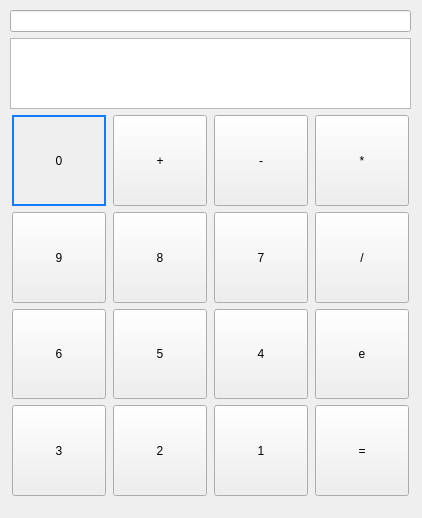
<?xml version="1.0" encoding="UTF-8"?>
<ui version="4.0">
 <class>MainWindow</class>
 <widget class="QMainWindow" name="MainWindow">
  <property name="geometry">
   <rect>
    <x>0</x>
    <y>0</y>
    <width>422</width>
    <height>518</height>
   </rect>
  </property>
  <property name="windowTitle">
   <string>MainWindow</string>
  </property>
  <widget class="QWidget" name="centralwidget">
   <widget class="QWidget" name="">
    <property name="geometry">
     <rect>
      <x>10</x>
      <y>10</y>
      <width>401</width>
      <height>99</height>
     </rect>
    </property>
    <layout class="QVBoxLayout" name="verticalLayout">
     <item>
      <widget class="QLineEdit" name="lineEdit"/>
     </item>
     <item>
      <widget class="QTextEdit" name="textEdit">
       <property name="enabled">
        <bool>true</bool>
       </property>
      </widget>
     </item>
    </layout>
   </widget>
   <widget class="QWidget" name="">
    <property name="geometry">
     <rect>
      <x>11</x>
      <y>115</y>
      <width>401</width>
      <height>381</height>
     </rect>
    </property>
    <layout class="QGridLayout" name="gridLayout_6">
     <property name="topMargin">
      <number>0</number>
     </property>
     <item row="0" column="1">
      <widget class="QPushButton" name="plus">
       <property name="sizePolicy">
        <sizepolicy hsizetype="Minimum" vsizetype="Preferred">
         <horstretch>0</horstretch>
         <verstretch>0</verstretch>
        </sizepolicy>
       </property>
       <property name="minimumSize">
        <size>
         <width>94</width>
         <height>0</height>
        </size>
       </property>
       <property name="maximumSize">
        <size>
         <width>94</width>
         <height>16777215</height>
        </size>
       </property>
       <property name="text">
        <string>+</string>
       </property>
      </widget>
     </item>
     <item row="1" column="0">
      <widget class="QPushButton" name="nine">
       <property name="sizePolicy">
        <sizepolicy hsizetype="Minimum" vsizetype="Preferred">
         <horstretch>0</horstretch>
         <verstretch>0</verstretch>
        </sizepolicy>
       </property>
       <property name="text">
        <string>9</string>
       </property>
      </widget>
     </item>
     <item row="1" column="2">
      <widget class="QPushButton" name="seven">
       <property name="sizePolicy">
        <sizepolicy hsizetype="Minimum" vsizetype="Preferred">
         <horstretch>0</horstretch>
         <verstretch>0</verstretch>
        </sizepolicy>
       </property>
       <property name="text">
        <string>7</string>
       </property>
      </widget>
     </item>
     <item row="3" column="1">
      <widget class="QPushButton" name="two">
       <property name="sizePolicy">
        <sizepolicy hsizetype="Minimum" vsizetype="Preferred">
         <horstretch>0</horstretch>
         <verstretch>0</verstretch>
        </sizepolicy>
       </property>
       <property name="minimumSize">
        <size>
         <width>94</width>
         <height>0</height>
        </size>
       </property>
       <property name="maximumSize">
        <size>
         <width>94</width>
         <height>16777215</height>
        </size>
       </property>
       <property name="text">
        <string>2</string>
       </property>
      </widget>
     </item>
     <item row="2" column="1">
      <widget class="QPushButton" name="five">
       <property name="sizePolicy">
        <sizepolicy hsizetype="Minimum" vsizetype="Preferred">
         <horstretch>0</horstretch>
         <verstretch>0</verstretch>
        </sizepolicy>
       </property>
       <property name="text">
        <string>5</string>
       </property>
      </widget>
     </item>
     <item row="0" column="2">
      <widget class="QPushButton" name="minus">
       <property name="sizePolicy">
        <sizepolicy hsizetype="Minimum" vsizetype="Preferred">
         <horstretch>0</horstretch>
         <verstretch>0</verstretch>
        </sizepolicy>
       </property>
       <property name="minimumSize">
        <size>
         <width>94</width>
         <height>0</height>
        </size>
       </property>
       <property name="maximumSize">
        <size>
         <width>94</width>
         <height>16777215</height>
        </size>
       </property>
       <property name="text">
        <string>-</string>
       </property>
      </widget>
     </item>
     <item row="0" column="0">
      <widget class="QPushButton" name="zero">
       <property name="sizePolicy">
        <sizepolicy hsizetype="Minimum" vsizetype="Preferred">
         <horstretch>0</horstretch>
         <verstretch>0</verstretch>
        </sizepolicy>
       </property>
       <property name="styleSheet">
        <string notr="true">QPushButton{
border:2px solid rgb(16, 124, 255);
}</string>
       </property>
       <property name="text">
        <string>0</string>
       </property>
      </widget>
     </item>
     <item row="2" column="2">
      <widget class="QPushButton" name="four">
       <property name="sizePolicy">
        <sizepolicy hsizetype="Minimum" vsizetype="Preferred">
         <horstretch>0</horstretch>
         <verstretch>0</verstretch>
        </sizepolicy>
       </property>
       <property name="text">
        <string>4</string>
       </property>
      </widget>
     </item>
     <item row="1" column="1">
      <widget class="QPushButton" name="eight">
       <property name="sizePolicy">
        <sizepolicy hsizetype="Minimum" vsizetype="Preferred">
         <horstretch>0</horstretch>
         <verstretch>0</verstretch>
        </sizepolicy>
       </property>
       <property name="text">
        <string>8</string>
       </property>
      </widget>
     </item>
     <item row="2" column="0">
      <widget class="QPushButton" name="six">
       <property name="sizePolicy">
        <sizepolicy hsizetype="Minimum" vsizetype="Preferred">
         <horstretch>0</horstretch>
         <verstretch>0</verstretch>
        </sizepolicy>
       </property>
       <property name="text">
        <string>6</string>
       </property>
      </widget>
     </item>
     <item row="3" column="2">
      <widget class="QPushButton" name="one">
       <property name="sizePolicy">
        <sizepolicy hsizetype="Minimum" vsizetype="Preferred">
         <horstretch>0</horstretch>
         <verstretch>0</verstretch>
        </sizepolicy>
       </property>
       <property name="text">
        <string>1</string>
       </property>
      </widget>
     </item>
     <item row="3" column="0">
      <widget class="QPushButton" name="three">
       <property name="sizePolicy">
        <sizepolicy hsizetype="Minimum" vsizetype="Preferred">
         <horstretch>0</horstretch>
         <verstretch>0</verstretch>
        </sizepolicy>
       </property>
       <property name="minimumSize">
        <size>
         <width>94</width>
         <height>0</height>
        </size>
       </property>
       <property name="maximumSize">
        <size>
         <width>94</width>
         <height>16777215</height>
        </size>
       </property>
       <property name="text">
        <string>3</string>
       </property>
      </widget>
     </item>
     <item row="0" column="3">
      <widget class="QPushButton" name="multiply">
       <property name="sizePolicy">
        <sizepolicy hsizetype="Minimum" vsizetype="Preferred">
         <horstretch>0</horstretch>
         <verstretch>0</verstretch>
        </sizepolicy>
       </property>
       <property name="minimumSize">
        <size>
         <width>94</width>
         <height>0</height>
        </size>
       </property>
       <property name="maximumSize">
        <size>
         <width>94</width>
         <height>16777215</height>
        </size>
       </property>
       <property name="text">
        <string>*</string>
       </property>
      </widget>
     </item>
     <item row="1" column="3">
      <widget class="QPushButton" name="divide">
       <property name="sizePolicy">
        <sizepolicy hsizetype="Minimum" vsizetype="Preferred">
         <horstretch>0</horstretch>
         <verstretch>0</verstretch>
        </sizepolicy>
       </property>
       <property name="minimumSize">
        <size>
         <width>94</width>
         <height>0</height>
        </size>
       </property>
       <property name="maximumSize">
        <size>
         <width>94</width>
         <height>16777215</height>
        </size>
       </property>
       <property name="text">
        <string>/</string>
       </property>
      </widget>
     </item>
     <item row="2" column="3">
      <widget class="QPushButton" name="exponent">
       <property name="sizePolicy">
        <sizepolicy hsizetype="Minimum" vsizetype="Preferred">
         <horstretch>0</horstretch>
         <verstretch>0</verstretch>
        </sizepolicy>
       </property>
       <property name="minimumSize">
        <size>
         <width>94</width>
         <height>0</height>
        </size>
       </property>
       <property name="maximumSize">
        <size>
         <width>94</width>
         <height>16777215</height>
        </size>
       </property>
       <property name="text">
        <string>e</string>
       </property>
      </widget>
     </item>
     <item row="3" column="3">
      <widget class="QPushButton" name="output">
       <property name="sizePolicy">
        <sizepolicy hsizetype="Minimum" vsizetype="Preferred">
         <horstretch>0</horstretch>
         <verstretch>0</verstretch>
        </sizepolicy>
       </property>
       <property name="minimumSize">
        <size>
         <width>94</width>
         <height>0</height>
        </size>
       </property>
       <property name="maximumSize">
        <size>
         <width>94</width>
         <height>16777215</height>
        </size>
       </property>
       <property name="text">
        <string>=</string>
       </property>
      </widget>
     </item>
    </layout>
   </widget>
  </widget>
  <widget class="QMenuBar" name="menubar">
   <property name="geometry">
    <rect>
     <x>0</x>
     <y>0</y>
     <width>422</width>
     <height>21</height>
    </rect>
   </property>
  </widget>
 </widget>
 <resources/>
 <connections/>
</ui>
